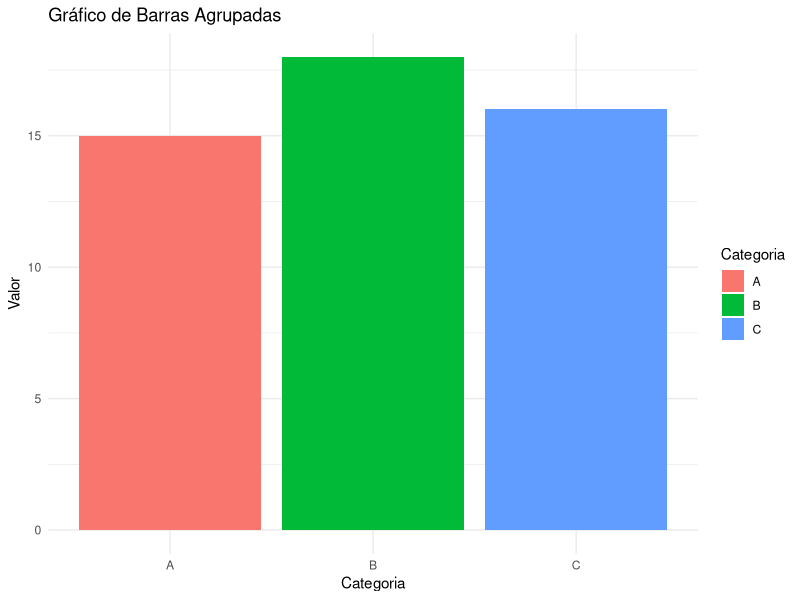
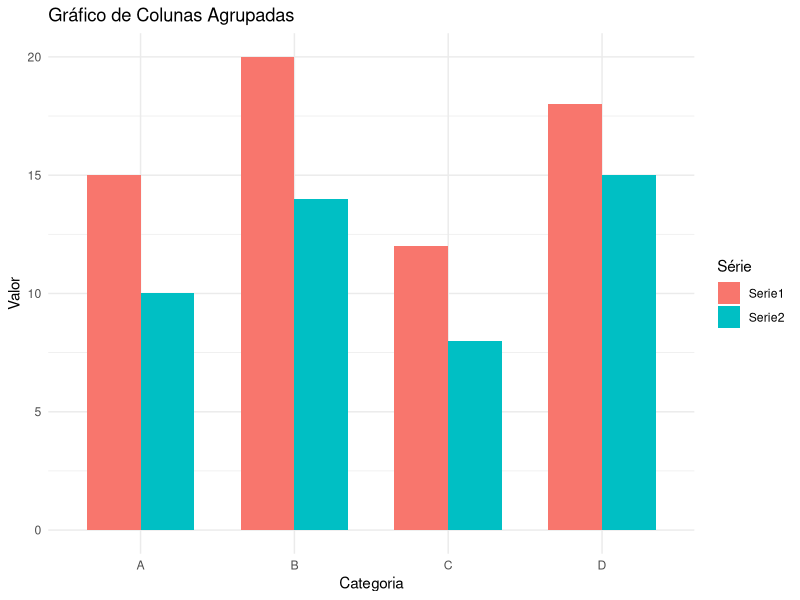
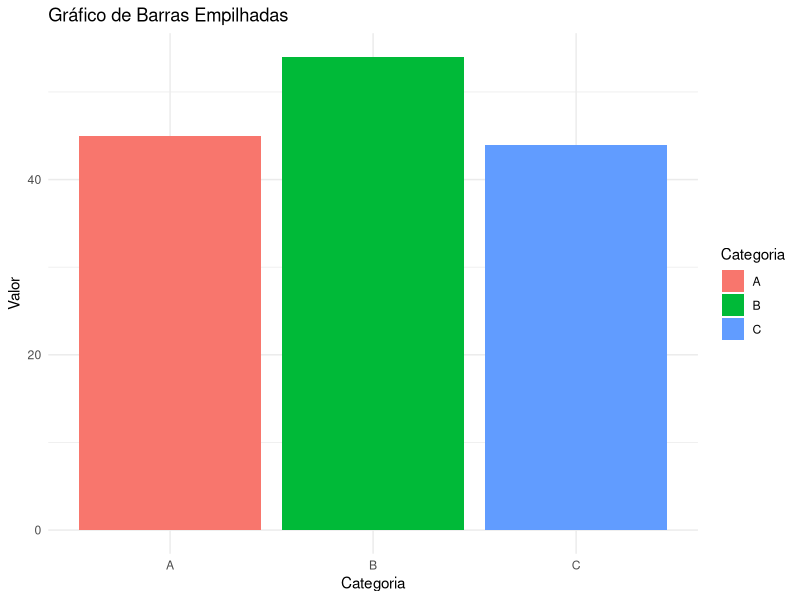
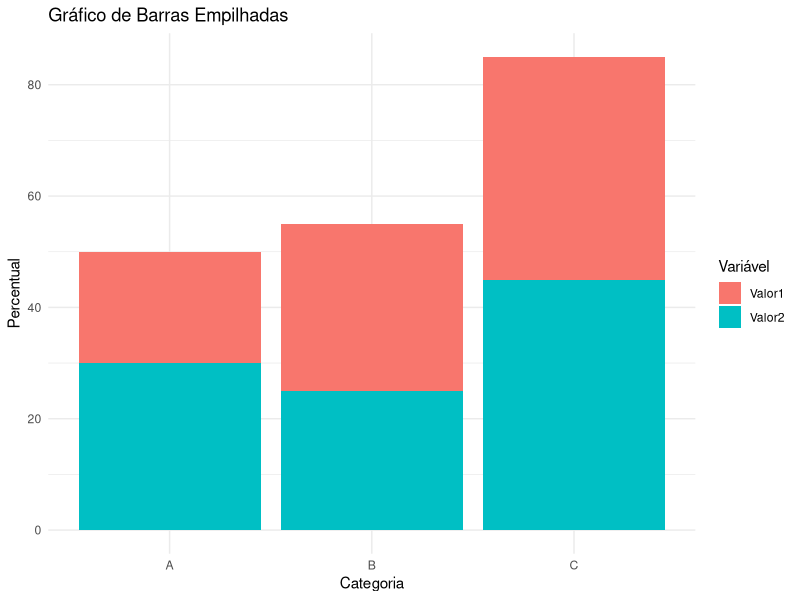
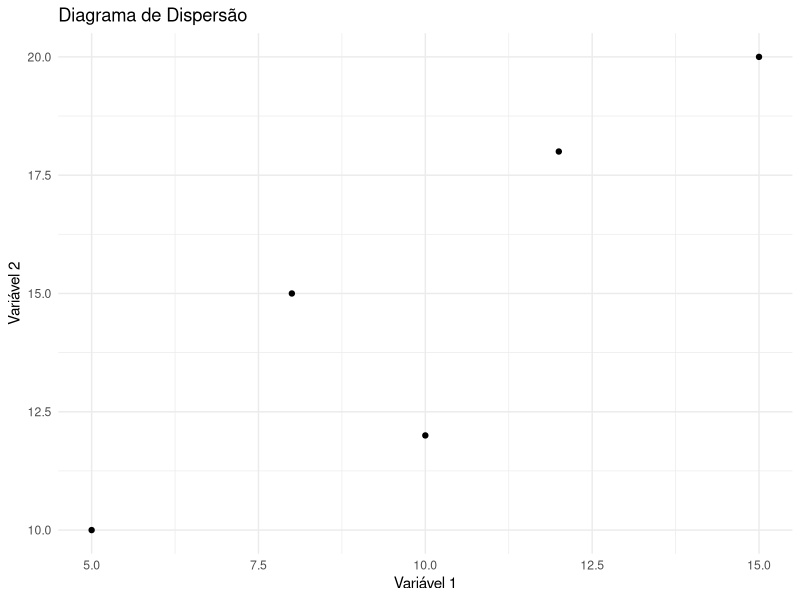
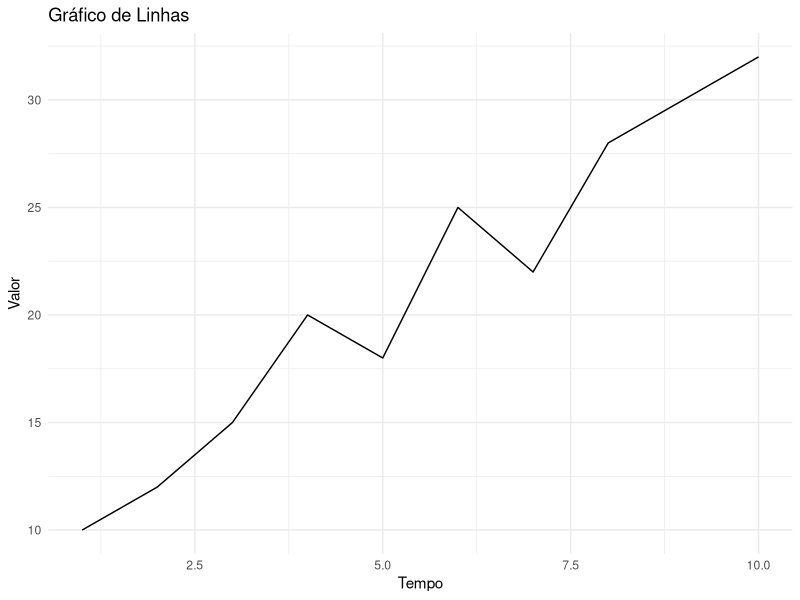
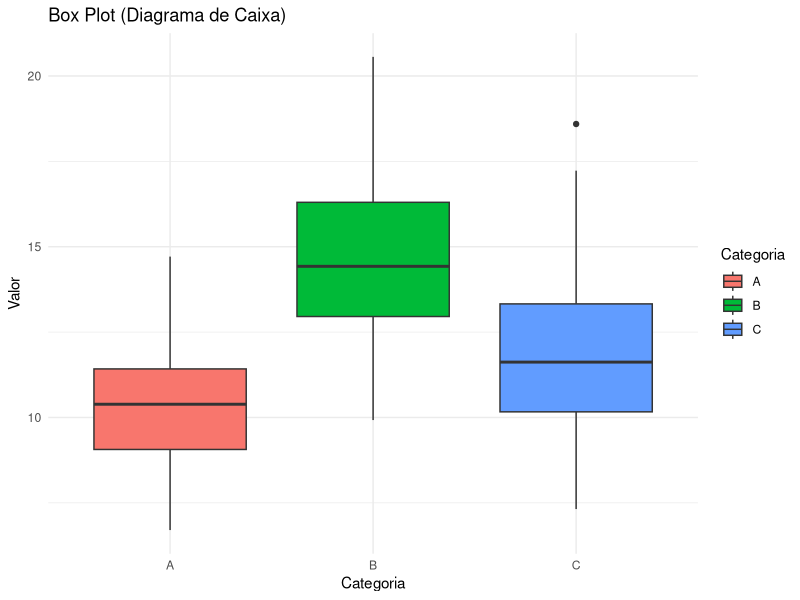
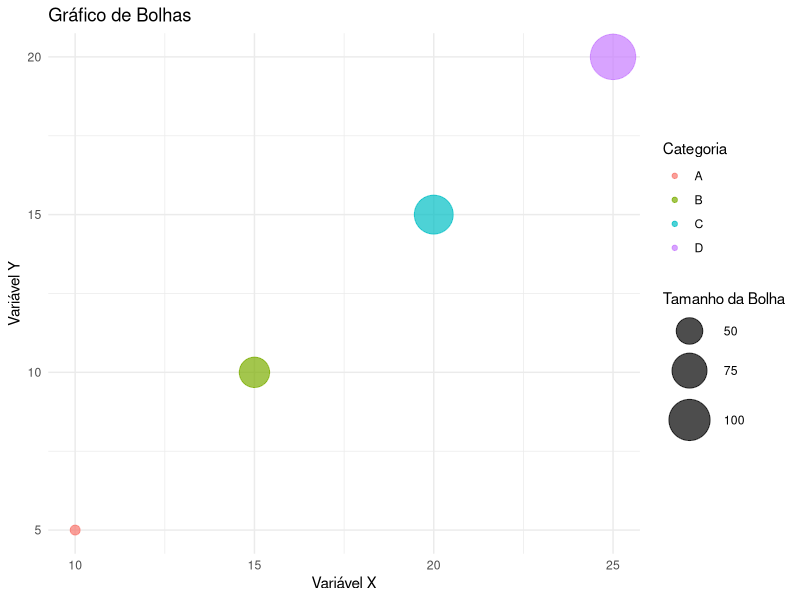

R code for these plots, in order:
## ---- chunk 1
# Instale o pacote ggplot2 se ainda não estiver instalado
# install.packages("ggplot2")

# Carregue o pacote ggplot2
library(ggplot2)

# Crie um conjunto de dados fictício
dados <- data.frame(
  Categoria = rep(c("A", "B", "C"), each = 4),
  Valor = c(10, 15, 8, 12, 14, 18, 9, 13, 11, 16, 7, 10)
)

# Crie o gráfico de barras agrupadas
ggplot(dados, aes(x = Categoria, y = Valor, fill = Categoria)) +
  geom_bar(stat = "identity", position = "dodge") +
  labs(title = "Gráfico de Barras Agrupadas",
       x = "Categoria",
       y = "Valor") +
  theme_minimal()
## ---- chunk 2
# Instale o pacote ggplot2 se ainda não estiver instalado
# install.packages("ggplot2")

# Carregue o pacote ggplot2
library(ggplot2)

# Crie um conjunto de dados fictício com duas séries
dados <- data.frame(
  Categoria = c("A", "B", "C", "D"),
  Serie1 = c(15, 20, 12, 18),
  Serie2 = c(10, 14, 8, 15)
)

# Converta os dados para o formato longo
dados_long <- tidyr::gather(dados, key = "Serie", value = "Valor", -Categoria)

# Crie o gráfico de colunas agrupadas
ggplot(dados_long, aes(x = Categoria, y = Valor, fill = Serie)) +
  geom_col(position = "dodge", width = 0.7) +
  labs(title = "Gráfico de Colunas Agrupadas",
       x = "Categoria",
       y = "Valor",
       fill = "Série") +
  theme_minimal()

## ---- chunk 3
# Instale o pacote ggplot2 se ainda não estiver instalado
# install.packages("ggplot2")

# Carregue o pacote ggplot2
library(ggplot2)

# Crie um conjunto de dados fictício
dados <- data.frame(
  Categoria = rep(c("A", "B", "C"), each = 4),
  Valor = c(10, 15, 8, 12, 14, 18, 9, 13, 11, 16, 7, 10)
)

# Crie o gráfico de barras empilhadas
ggplot(dados, aes(x = Categoria, y = Valor, fill = Categoria)) +
  geom_bar(stat = "identity") +
  labs(title = "Gráfico de Barras Empilhadas",
       x = "Categoria",
       y = "Valor") +
  theme_minimal()

## ---- chunk 4
# Instale o pacote ggplot2 se ainda não estiver instalado
# install.packages("ggplot2")

# Carregue o pacote ggplot2
library(ggplot2)

# Crie um conjunto de dados fictício
dados <- data.frame(
  Categoria = c("A", "B", "C"),
  Valor1 = c(20, 30, 40),
  Valor2 = c(30, 25, 45)
)

# Transforme os dados para o formato longo
dados_long <- tidyr::gather(dados, key = "Variavel", value = "Percentual", -Categoria)

# Crie o gráfico de barras empilhadas
ggplot(dados_long, aes(x = Categoria, y = Percentual, fill = Variavel)) +
  geom_bar(stat = "identity") +
  labs(title = "Gráfico de Barras Empilhadas",
       x = "Categoria",
       y = "Percentual",
       fill = "Variável") +
  theme_minimal()

## ---- chunk 5
# Instale o pacote ggplot2 se ainda não estiver instalado
# install.packages("ggplot2")

# Carregue o pacote ggplot2
library(ggplot2)

# Crie um conjunto de dados fictício
dados <- data.frame(
  Variavel1 = c(5, 8, 10, 12, 15),
  Variavel2 = c(10, 15, 12, 18, 20)
)

# Crie o diagrama de dispersão
ggplot(dados, aes(x = Variavel1, y = Variavel2)) +
  geom_point() +
  labs(title = "Diagrama de Dispersão",
       x = "Variável 1",
       y = "Variável 2") +
  theme_minimal()

## ---- chunk 6
# Instale o pacote ggplot2 se ainda não estiver instalado
# install.packages("ggplot2")

# Carregue o pacote ggplot2
library(ggplot2)

# Crie um conjunto de dados fictício
dados <- data.frame(
  Tempo = seq(1, 10),
  Valor = c(10, 12, 15, 20, 18, 25, 22, 28, 30, 32)
)

# Crie o gráfico de linhas
ggplot(dados, aes(x = Tempo, y = Valor)) +
  geom_line() +
  labs(title = "Gráfico de Linhas",
       x = "Tempo",
       y = "Valor") +
  theme_minimal()

## ---- chunk 7
# Instale o pacote ggplot2 se ainda não estiver instalado
# install.packages("ggplot2")

# Carregue o pacote ggplot2
library(ggplot2)

# Crie um conjunto de dados fictício
dados <- data.frame(
  Categoria = rep(c("A", "B", "C"), each = 50),
  Valor = c(rnorm(50, mean = 10, sd = 2),
            rnorm(50, mean = 15, sd = 2),
            rnorm(50, mean = 12, sd = 3))
)

# Crie o box plot
ggplot(dados, aes(x = Categoria, y = Valor, fill = Categoria)) +
  geom_boxplot() +
  labs(title = "Box Plot (Diagrama de Caixa)",
       x = "Categoria",
       y = "Valor") +
  theme_minimal()

## ---- chunk 8
# Instale o pacote ggplot2 se ainda não estiver instalado
# install.packages("ggplot2")

# Carregue o pacote ggplot2
library(ggplot2)

# Crie um conjunto de dados fictício
dados <- data.frame(
  VariavelX = c(10, 15, 20, 25),
  VariavelY = c(5, 10, 15, 20),
  TamanhoBolha = c(30, 60, 90, 120),
  Categoria = c("A", "B", "C", "D")
)

# Crie o gráfico de bolhas
ggplot(dados, aes(x = VariavelX, y = VariavelY, size = TamanhoBolha, color = Categoria)) +
  geom_point(alpha = 0.7) +
  scale_size_continuous(range = c(3, 15)) +
  labs(title = "Gráfico de Bolhas",
       x = "Variável X",
       y = "Variável Y",
       size = "Tamanho da Bolha",
       color = "Categoria") +
  theme_minimal()

## ---- chunk 9
# Instale o pacote ggplot2 se ainda não estiver instalado
# install.packages("ggplot2")

# Carregue o pacote ggplot2
library(ggplot2)

# Crie um conjunto de dados fictício
dados <- data.frame(
  Categoria = c("A", "B", "C", "D"),
  Variavel1 = c(5, 8, 12, 15),
  Variavel2 = c(10, 15, 18, 22),
  Variavel3 = c(7, 12, 14, 20)
)

# Crie o gráfico de radar
ggplot(dados, aes(x = Categoria)) +
  geom_polygon(aes(y = Variavel1, group = 1), fill = "lightblue", alpha = 0.5) +
  geom_polygon(aes(y = Variavel2, group = 2), fill = "lightgreen", alpha = 0.5) +
  geom_polygon(aes(y = Variavel3, group = 3), fill = "lightcoral", alpha = 0.5) +
  labs(title = "Gráfico de Radar",
       y = "Valor",
       x = "Categoria") +
  theme_minimal()

## ---- chunk 10
# Instale o pacote ggplot2 se ainda não estiver instalado
# install.packages("ggplot2")

# Carregue o pacote ggplot2
library(ggplot2)

# Crie um conjunto de dados fictício
dados <- data.frame(
  Tempo = seq(1, 5),
  Categoria1 = c(10, 15, 20, 25, 18),
  Categoria2 = c(5, 10, 12, 15, 20),
  Categoria3 = c(8, 12, 18, 22, 25)
)

# Mude o formato dos dados para usar o ggplot2
dados_long <- tidyr::gather(dados, key = "Categoria", value = "Valor", -Tempo)

# Crie o gráfico de áreas empilhadas
ggplot(dados_long, aes(x = Tempo, y = Valor, fill = Categoria)) +
  geom_area() +
  labs(title = "Gráfico de Áreas Empilhadas",
       x = "Tempo",
       y = "Valor",
       fill = "Categoria") +
  theme_minimal()

## ---- chunk 11
# Instale o pacote ggplot2 se ainda não estiver instalado
# install.packages("ggplot2")

# Carregue o pacote ggplot2
library(ggplot2)

# Crie um conjunto de dados fictício
dados <- data.frame(
  Categoria = c("A", "B", "C", "D"),
  Valor = c(15, 20, 12, 18)
)

# Crie o gráfico de barras horizontais
ggplot(dados, aes(x = Categoria, y = Valor)) +
  geom_bar(stat = "identity", fill = "skyblue") +
  labs(title = "Gráfico de Barras Horizontais",
       x = "Categoria",
       y = "Valor") +
  theme_minimal() +
  coord_flip()  # Inverte a orientação para barras horizontais

